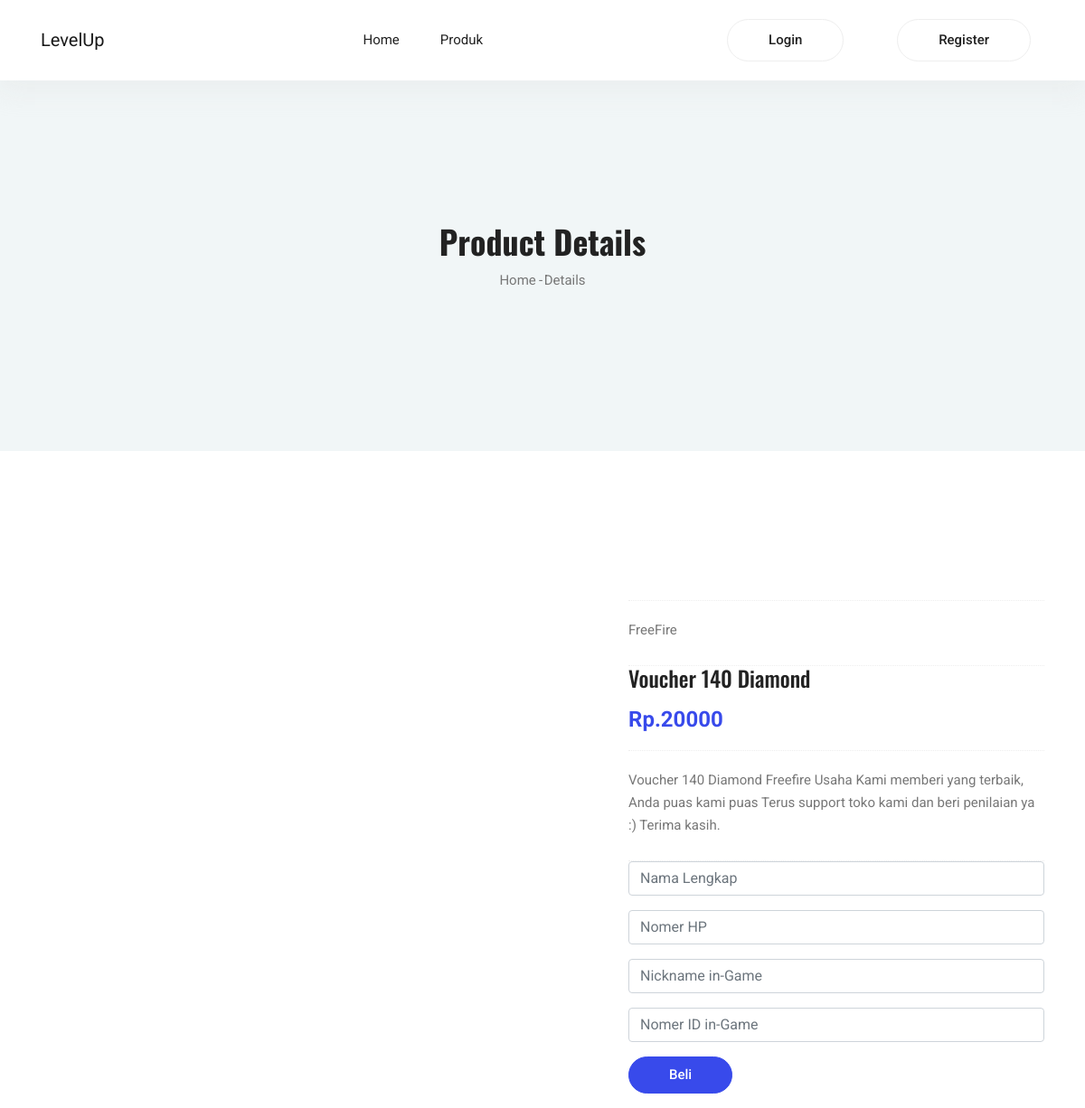
The app's page /single-product.php?id=1 with its own data.
### tables this page shows
CREATE TABLE `list_voucher` (
  `id` int(10) NOT NULL,
  `namagame` varchar(20) NOT NULL,
  `namavoucher` varchar(20) NOT NULL,
  `hargavoucher` int(20) NOT NULL,
  `foto` text NOT NULL,
  `deskripsi` text NOT NULL
);

### single-product.php (the view, shortened to what this page needs)
<!DOCTYPE html>
<html lang="en">
<head>
  <link rel="stylesheet" href="vendors/bootstrap/bootstrap.min.css">
  <link rel="stylesheet" href="vendors/fontawesome/css/all.min.css">
	<link rel="stylesheet" href="vendors/themify-icons/themify-icons.css">
	<link rel="stylesheet" href="vendors/linericon/style.css">
  <link rel="stylesheet" href="vendors/nice-select/nice-select.css">
  <link rel="stylesheet" href="vendors/owl-carousel/owl.theme.default.min.css">
  <link rel="stylesheet" href="vendors/owl-carousel/owl.carousel.min.css">
  <link rel="stylesheet" href="css/style.css">
</head>
<body>
	<header class="header_area">
    <div class="main_menu">
      <nav class="navbar navbar-expand-lg navbar-light">
        <div class="container">
          <a class="navbar-brand logo_h" href="index.php">LevelUp</a>
            <?php
        if (isset($_SESSION['email'])) { ?>
        <div class="collapse navbar-collapse offset" id="navbarSupportedContent">
            <ul class="nav navbar-nav menu_nav ml-auto mr-auto">
              <li class="nav-item "><a class="nav-link" href="index.php">Home</a></li>
              <li class="nav-item"><a class="nav-link" href="admin.php">Admin</a></li>
              <li class="nav-item"><a class="nav-link" href="daftarv.php">Produk</a></li>
            </ul>
          <ul class="nav-shop">
            <li class="nav-item"><a class="button button-header" href="logout.php">Logout</a></li>
          </ul>
        <?php
        } else {
        ?>
        <div class="collapse navbar-collapse offset" id="navbarSupportedContent">
            <ul class="nav navbar-nav menu_nav ml-auto mr-auto">
              <li class="nav-item "><a class="nav-link" href="index.php">Home</a></li>
              <li class="nav-item"><a class="nav-link" href="daftarv.php">Produk</a></li>
            </ul>
          <ul class="nav-shop">
            <li class="nav-item"><a class="button button-header" href="login.php">Login</a></li>
            <li class="nav-item"><a class="button button-header" href="register.php">Register</a></li>
          </ul>
        <?php
        }
        ?>
          </div>
        </div>
    </div>
  </header>
	<section class="blog-banner-area" id="blog">
		<div class="container h-100">
			<div class="blog-banner">
				<div class="text-center">
					<h1>Product Details</h1>
					<nav aria-label="breadcrumb" class="banner-breadcrumb">
            <ol class="breadcrumb">
              <li class="breadcrumb-item"><a href="#">Home</a></li>
              <li class="breadcrumb-item active" aria-current="page">Details</li>
            </ol>
          </nav>
				</div>
			</div>
    </div>
	</section>
	<div class="product_image_area">
		<div class="container">
			<div class="row s_product_inner">
				<div class="col-lg-6">
					<div class="owl-carousel owl-theme s_Product_carousel">
					</div>
				</div>
				<div class="col-lg-5 offset-lg-1">
					<div class="s_product_text">
					<?php
                        include_once("config.php");
                        $id = $_GET['id'];
                        $result = mysqli_query($mysqli, "SELECT * FROM list_voucher WHERE id=$id");
                        while ($voucher_id = mysqli_fetch_array($result)) {
						echo '<p>'.$voucher_id['namagame'].'</p>';
						echo '<h3>'.$voucher_id['namavoucher'].'</h3>';
						echo '<h2>Rp.'.$voucher_id['hargavoucher'].'</h2>';
						echo '<p>'.$voucher_id['deskripsi'].'</p> ';
                        }
						?>
				<form class="row contact_form" action="<?php echo htmlspecialchars($_SERVER["PHP_SELF"]) . '?id=' . $_GET['id'] ?>" method="post" name="form1">
                <div class="col-md-12 form-group p_star">
                    <input type="text" class="form-control" placeholder="Nama Lengkap" onfocus="this.placeholder=''" onblur="this.placeholder = 'Nama Lengkap'" id="nama" name="nama">
                </div>
				<div class="col-md-12 form-group p_star">
                    <input type="number" class="form-control" placeholder="Nomer HP" onfocus="this.placeholder=''" onblur="this.placeholder = 'Nomer HP'" id="nomerhp" name="nomerhp">
				</div>
				<div class="col-md-12 form-group p_star">
                    <input type="text" class="form-control" placeholder="Nickname in-Game" onfocus="this.placeholder=''" onblur="this.placeholder = 'Nickname in-Game'" id="nickname" name="nickname">
                </div>
				<div class="col-md-12 form-group p_star">
                    <input type="number" class="form-control" placeholder="Nomer ID in-Game" onfocus="this.placeholder=''" onblur="this.placeholder = 'Nomer ID in-Game'" id="idnickname" name="idnickname">
                </div>
				<div class="col-md-12 form-group">
                    <button type="submit" value="submit" class="button button-login">Beli</button>
                </div>
            </form>
					</div>
				</div>
			</div>
		</div>
	</div>
</body>
</html>

### records on screen
list_voucher: namagame "FreeFire", namavoucher "Voucher 140 Diamond", hargavoucher "20000", deskripsi "Voucher 140 Diamond Freefire Usaha Kami memberi yang terbaik, Anda puas kami puas Terus support toko kami dan beri penilaian ya :) Terima kasih."
